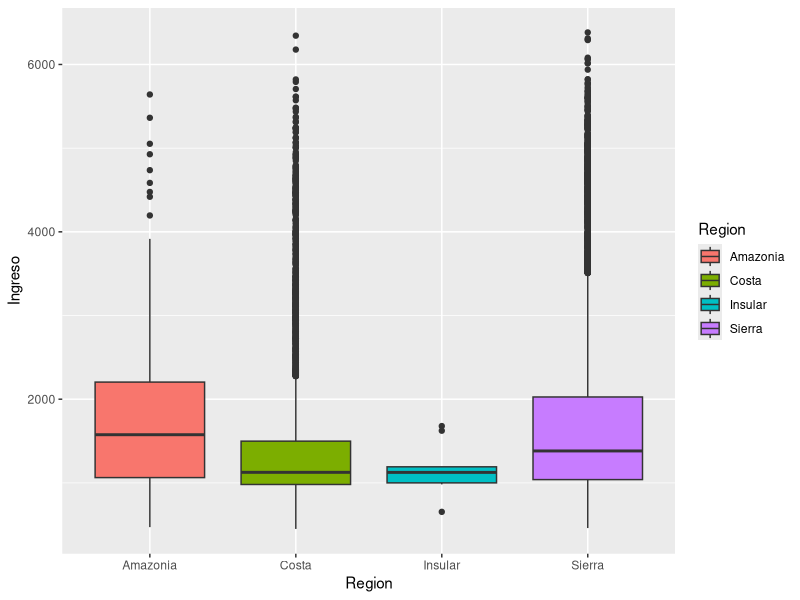
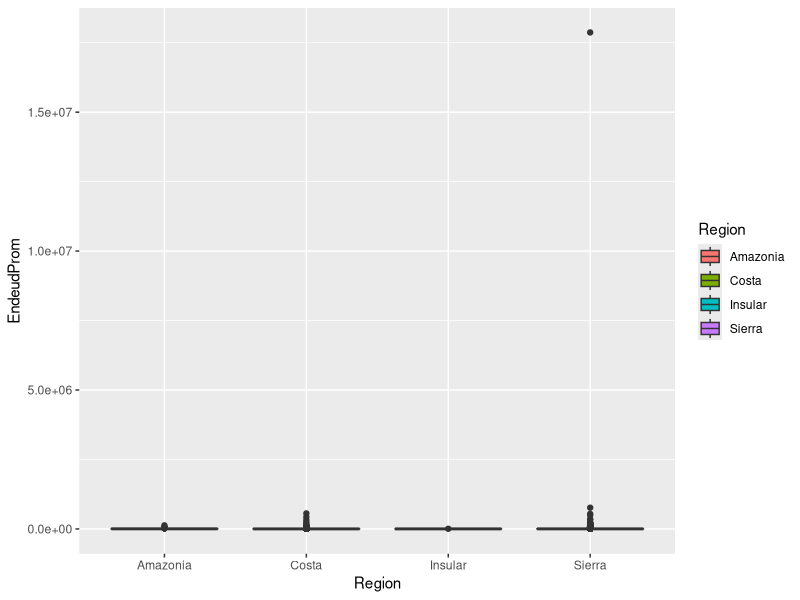
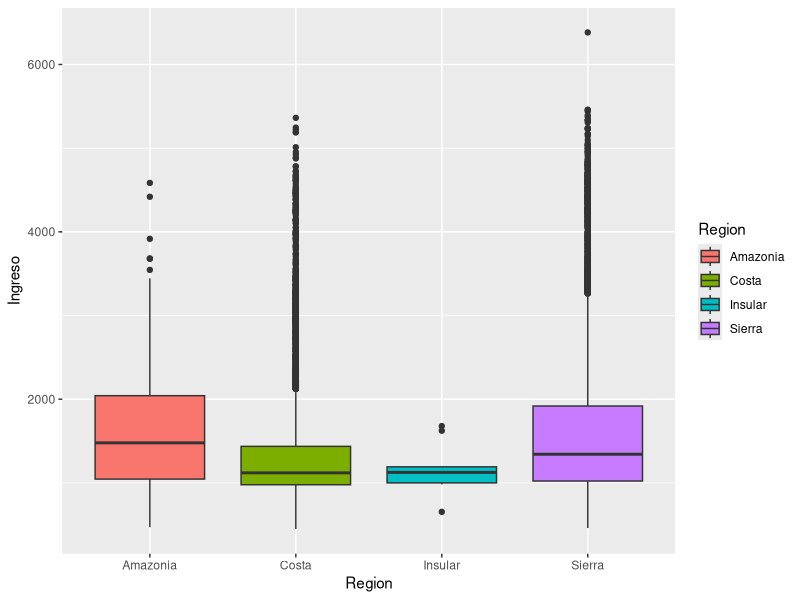
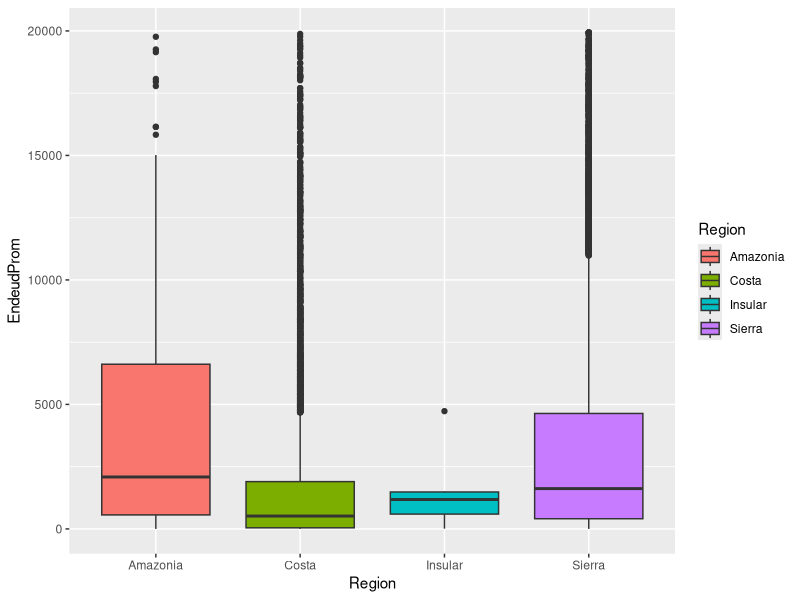
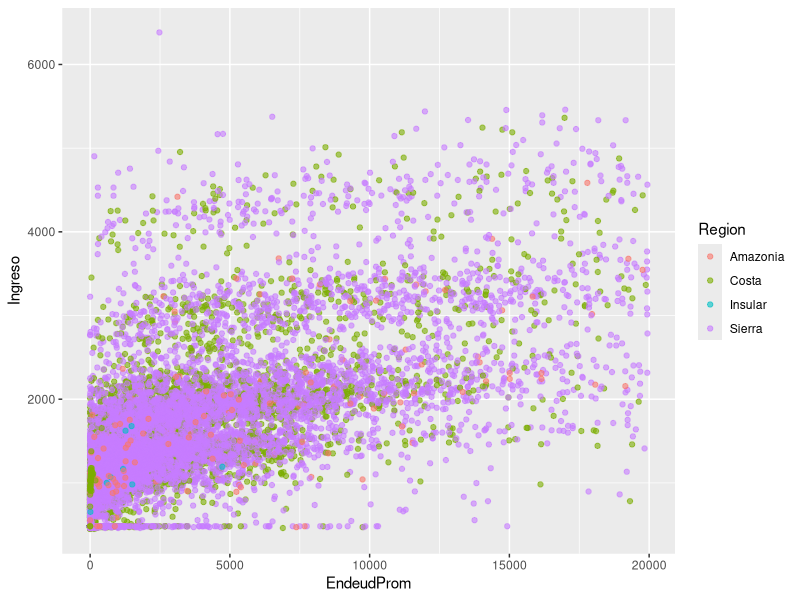
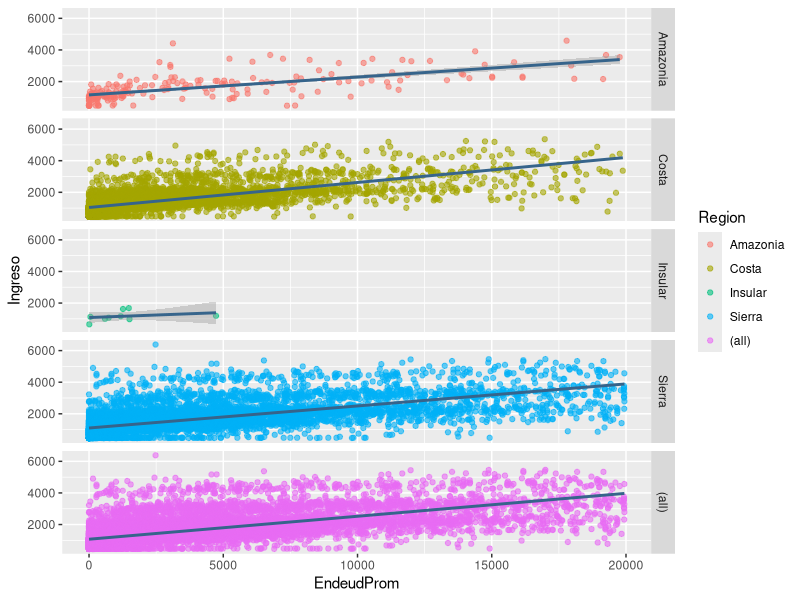
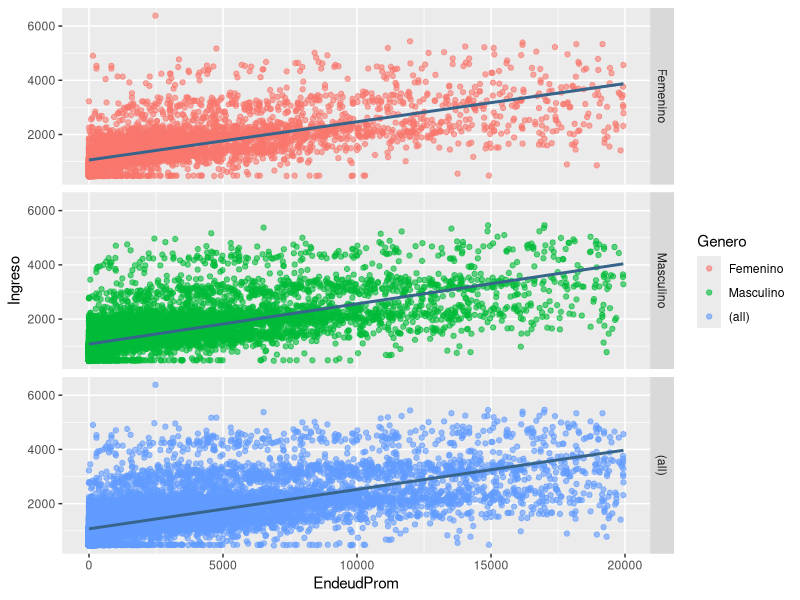

Here is the R script that generated these plots, in order:

list.files()
datarls_ingr <- read.table("data_rls_ingr.txt", header = TRUE, dec=",", sep="\t")
str(datarls_ingr)

datarls_endeu <- read.table("data_rls_endeu.txt", header = TRUE, dec=",", sep="\t")
str(datarls_endeu)

# Union de bases de datos
data <- merge(x = datarls_ingr ,y = datarls_endeu, by = "IdNumerico", suffixes = c("","")) 
str(data)
names(data)
#View(data)


# Resumen
summary(data)

# Distribucion
library(ggplot2)
#install.packages(ggplot2, dependencies = TRUE)
# Ingreso
g <- ggplot(data = data, aes(x=Region, y=Ingreso, fill=Region))
g + geom_boxplot() 

# Endeudamiento
g <- ggplot(data = data, aes(x=Region, y=EndeudProm, fill=Region))
g + geom_boxplot() 

# Atipico
atip <- max(data[,"EndeudProm"])
atip <- 20000
data <- subset(data, subset=data[,"EndeudProm"]<=atip)
summary(data)
# Diag Cajas
g <- ggplot(data = data, aes(x=Region, y=Ingreso, fill=Region))
g + geom_boxplot() 

g <- ggplot(data = data, aes(x=Region, y=EndeudProm, fill=Region))
g + geom_boxplot() 


# Diag de puntos
g <- ggplot(data = data, aes(x=EndeudProm, y=Ingreso, colour=Region))
g + geom_point(alpha =0.6) 

# Diag de puntos
# Region
g <- ggplot(data = data, aes(x=EndeudProm, y=Ingreso, colour=Region))
g + geom_point(alpha =0.6) + geom_smooth(method="lm", color="steelblue4")+
        facet_grid(Region~.,margins = TRUE)

# Genero
g <- ggplot(data = data, aes(x=EndeudProm, y=Ingreso, colour=Genero))
g + geom_point(alpha =0.6) + geom_smooth(method="lm", color="steelblue4")+
        facet_grid(Genero~.,margins = TRUE)


# Correlacion
cor(x = data[,"Ingreso"], y= data[,"EndeudProm"])
cor(x = data[,"Ingreso"], y= data[,"Edad"])
cor(x = data[,"Ingreso"], y= data[,"Antiguedad"])


# Regresion lineal

reg1 <- lm(Ingreso ~ EndeudProm, data)
str(reg1)
summary(reg1)

reg2 <- lm(Ingreso ~ Edad, data)
str(reg2)
summary(reg2)

reg3 <- lm(Ingreso ~ Score, data)
str(reg3)
summary(reg3)

